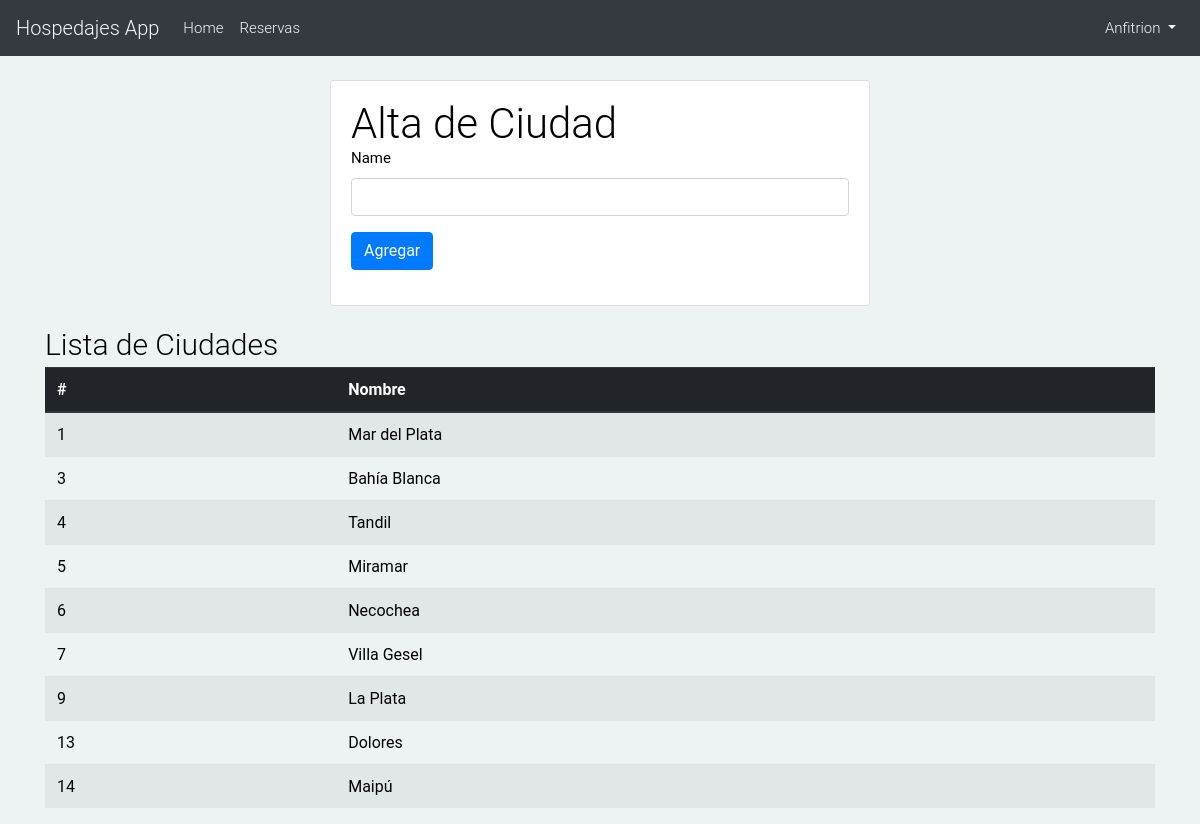
The app's page /hospedajes/new_city/ (signed in) with its own data.
### hospedajes_app/models.py (models this page shows, shortened)
class City(models.Model):
    name = models.CharField(max_length=25, unique=True)
    class Meta:
        verbose_name_plural = 'Cities'

### hospedajes_app/views.py (the view)
# urls.py: path('new_city/', views.city_form, name='cityForm'),
@login_required
@staff_member_required
def city_form(request):
    cities = City.objects.all()
    if request.method == 'POST':
        form = CityForm(request.POST)
        if form.is_valid():
            form.save()
    else:
        form = CityForm()
    return render(request, 'hospedajes_app/forms/city_form.html', {'cities': cities, 'form': form})

### hospedajes_app/forms.py
class CityForm(forms.ModelForm):
    class Meta:
        model = City
        fields = ('name',)

### templates/hospedajes_app/forms/city_form.html (shortened to what this page needs)
{% extends 'hospedajes_app/base.html' %}
{% load crispy_forms_tags %}
{% block content %}
    <div class="row justify-content-center">
        <div class="col-6">
          <div class="card">
            <div class="card-body">
              <h2>Alta de Ciudad</h2>
              <form method="post" novalidate>
                {{ form|crispy }}
                <button type="submit" class="btn btn-primary">Agregar</button>
              </form>
            </div>
          </div>
        </div>
    </div>
    <h3 class="mt-3">Lista de Ciudades</h3>
    <table class="table table-striped table-hover table table-responsive-sm">
        {% if cities %}
        <thead class="thead-dark">
            <tr>
                <th scope="col">#</th>
                <th scope="col">Nombre</th>
            </tr>
        </thead>
        <tbody>
            {% for c in cities %}
            <tr>
                <td>{{ c.id }}</td>
                <td>{{ c.name }}</td>
            </tr>
            {% endfor %}
            {% else %}
                <h3>No hay ciudades</h3>
            {% endif %}
        </tbody>
    </table>
{% endblock %}

### templates/hospedajes_app/base.html (shortened to what this page needs)
{% load static %}
<html>
    <head>
        <link rel="stylesheet" href="https://stackpath.bootstrapcdn.com/bootstrap/4.1.3/css/bootstrap.min.css">
        <link rel="stylesheet" href="https://use.fontawesome.com/releases/v5.8.2/css/all.css">
        <link rel="stylesheet" href="{% static 'css/style.css' %}">
        <link href="https://code.jquery.com/ui/1.12.1/themes/pepper-grinder/jquery-ui.css" rel="stylesheet"/>
        <link rel="stylesheet" href="{% static 'css/jquery-ui.multidatespicker.css' %}">
    </head>
    <body>
    <nav class="navbar navbar-expand-lg text-light bg-dark mb-4">
        <a class="navbar-brand" href="{% url 'hospedajes_app:index' %}">Hospedajes App</a>
        <div class="collapse navbar-collapse" id="navbarSupportedContent">
            <ul class="navbar-nav mr-auto">
                <li class="nav-item">
                    <a class="nav-link" href="{% url 'hospedajes_app:index' %}">Home</a>
                </li>
                {% if user.is_authenticated %}
                    {% if user.is_superuser or user.is_staff %}
                        <li class="nav-item">
                            <a class="nav-link" href="{% url 'hospedajes_app:myBookings' %}">Reservas</a>
                        </li>
                    {% endif %}
                {% endif %}
            </ul>
            {% if user.is_authenticated %}
                <ul class="navbar-nav">
                    <li class="nav-item dropdown">
                        <a class="nav-link dropdown-toggle" href="#" id="navbarDropdown" role="button" data-toggle="dropdown" aria-haspopup="true" aria-expanded="false">
                            {{ user.username }}
                        </a>
                    </li>
                </ul>
            {% else %}
                <form class="form-inline my-2 my-lg-0">
                    <a href="{% url 'login' %}" class="btn btn-outline-secondary">Log in</a>
                    <a href="{% url 'hospedajes_app:signup' %}" class="btn btn-primary ml-2">Sign up</a>
                </form>
            {% endif %}
        </div>
    </nav>
    <div class="content container">
        <div class="row">
            <div class="col">
                {% block content %}
                {% endblock %}
            </div>
        </div>
    </div>
    </body>
</html>

### static/css/style.css (style rules this page uses)
body { font-size: 15px; font-family: 'Roboto', sans-serif; background: #EDF3F3; color: #000; }
h1, h2, h3, h4, h5, h6, p, a, ul, span, li, img { margin: 0; padding: 0; font-weight: 300; }
h1,h2,h3,h4,h5,h6 { line-height: 1.5; }
h2 { font-size: 2.8em; line-height: 1.1; }
h3 { font-size: 2em; }
a, button { text-decoration: none; color: inherit; transition: all .3s; }

### records on screen
City: id "1", name "Mar del Plata"
City: id "3", name "Bahía Blanca"
City: id "4", name "Tandil"
City: id "5", name "Miramar"
City: id "6", name "Necochea"
City: id "7", name "Villa Gesel"
City: id "9", name "La Plata"
City: id "13", name "Dolores"
City: id "14", name "Maipú"

### other values on screen
{{ user.username }} "Anfitrion"
